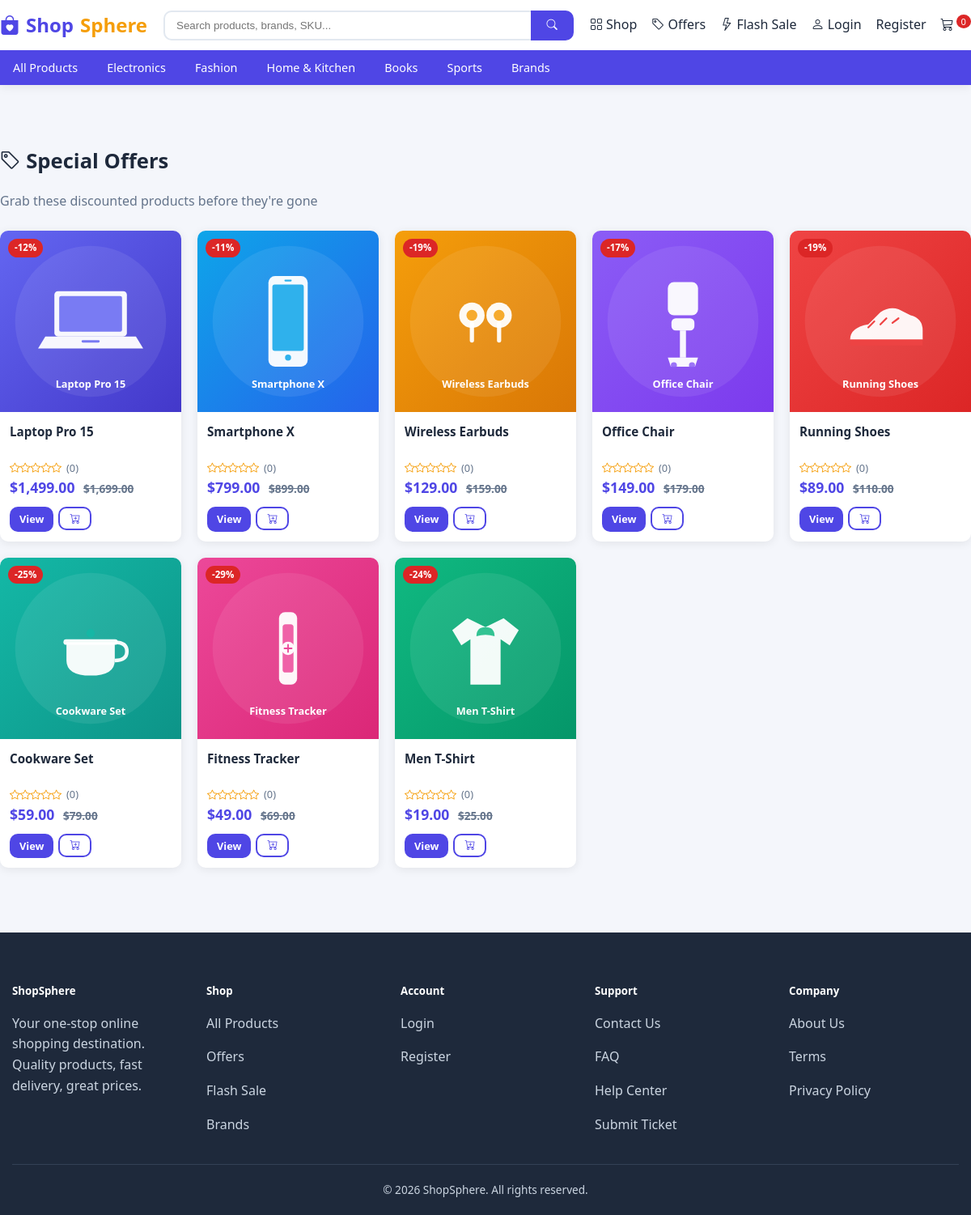
Screenshot of /offers with the database file from the repository.
### app/models/catalog.py (models this page shows, shortened)
class Category(db.Model):
    __tablename__ = 'categories'
    id = db.Column(db.Integer, primary_key=True)
    name = db.Column(db.String(120), nullable=False, index=True)
    slug = db.Column(db.String(140), unique=True, nullable=False, index=True)
    image = db.Column(db.String(255))
    description = db.Column(db.Text)
    parent_id = db.Column(db.Integer, db.ForeignKey('categories.id', ondelete='SET NULL'))
    status = db.Column(db.String(20), default='active', index=True)  # active | inactive
    display_order = db.Column(db.Integer, default=0)
    created_at = db.Column(db.DateTime, default=datetime.utcnow)
    parent = db.relationship('Category', remote_side=[id], backref='subcategories')
    products = db.relationship('Product', backref='category', lazy='dynamic',
                               foreign_keys='Product.category_id')

class Product(db.Model):
    __tablename__ = 'products'
    id = db.Column(db.Integer, primary_key=True)
    name = db.Column(db.String(255), nullable=False, index=True)
    slug = db.Column(db.String(280), unique=True, nullable=False, index=True)
    sku = db.Column(db.String(80), unique=True, nullable=False, index=True)
    category_id = db.Column(db.Integer, db.ForeignKey('categories.id', ondelete='SET NULL'))
    subcategory_id = db.Column(db.Integer, db.ForeignKey('categories.id', ondelete='SET NULL'))
    brand_id = db.Column(db.Integer, db.ForeignKey('brands.id', ondelete='SET NULL'))
    main_image = db.Column(db.String(255))
    video_url = db.Column(db.String(255))
    short_description = db.Column(db.Text)
    description = db.Column(db.Text)
    price = db.Column(db.Numeric(12, 2), nullable=False, index=True)
    old_price = db.Column(db.Numeric(12, 2))
    cost_price = db.Column(db.Numeric(12, 2))  # for profit estimates
    stock_quantity = db.Column(db.Integer, default=0, index=True)
    min_stock_level = db.Column(db.Integer, default=5)
    sold_count = db.Column(db.Integer, default=0, index=True)
    colors = db.Column(db.String(255))  # comma separated
    sizes = db.Column(db.String(255))   # comma separated
    warranty_info = db.Column(db.Text)
    return_policy = db.Column(db.Text)
    shipping_info = db.Column(db.Text)
    condition = db.Column(db.String(30), default='new')  # new | used | refurbished
    is_featured = db.Column(db.Boolean, default=False)
    is_bestseller = db.Column(db.Boolean, default=False)
    is_new_arrival = db.Column(db.Boolean, default=False)
    is_flash_sale = db.Column(db.Boolean, default=False)
    is_recommended = db.Column(db.Boolean, default=False)
    status = db.Column(db.String(20), default='active', index=True)  # active | inactive
    views = db.Column(db.Integer, default=0)
    created_at = db.Column(db.DateTime, default=datetime.utcnow)
    updated_at = db.Column(db.DateTime, default=datetime.utcnow, onupdate=datetime.utcnow)
    images = db.relationship('ProductImage', backref='product', lazy='selectin',
                             cascade='all, delete-orphan', order_by='ProductImage.display_order')
    variants = db.relationship('ProductVariant', backref='product', lazy='selectin',
                               cascade='all, delete-orphan')
    specifications = db.relationship('ProductSpecification', backref='product', lazy='selectin',
                                     cascade='all, delete-orphan')
    features = db.relationship('ProductFeature', backref='product', lazy='selectin',
                               cascade='all, delete-orphan')
    reviews = db.relationship('Review', backref='product', lazy='dynamic',
                              foreign_keys='Review.product_id')
    order_items = db.relationship('OrderItem', backref='product', lazy='dynamic')
    @property
    def discount_percent(self):
        if self.old_price and self.old_price > self.price:
            try:
                old = float(self.old_price)
                price = float(self.price)
                if old > 0:
                    return int(round((old - price) / old * 100))
            except (TypeError, ValueError):
                pass
        return 0
    @property
    def in_stock(self):
        return (self.stock_quantity or 0) > 0
    @property
    def rating_avg(self):
        from sqlalchemy import func
        from app.models.commerce import Review
        return db.session.query(func.coalesce(func.avg(Review.rating), 0.0)) \
            .filter(Review.product_id == self.id, Review.status == 'approved').scalar() or 0.0
    @property
    def rating_count(self):
        from app.models.commerce import Review
        return Review.query.filter_by(product_id=self.id, status='approved').count()

### app/routes/main.py (the view)
@main_bp.route('/offers')
def offers():
    active = Product.query.filter_by(status='active')
    discounted = active.filter(Product.old_price > Product.price) \
        .order_by(desc(Product.old_price - Product.price)).all()
    return render_template('customer/offers.html', products=discounted)

### app/templates/customer/offers.html (shortened to what this page needs)
{% extends "customer/base.html" %}
{% from "customer/macros.html" import product_card %}
{% block content %}
<div class="container-wide section">
  <h2 class="section-title"><i class="bi bi-tag text-danger"></i> Special Offers</h2>
  <p class="section-sub">Grab these discounted products before they're gone</p>
  {% if products %}
  <div class="product-grid">
    {% for p in products %}{{ product_card(p) }}{% endfor %}
  </div>
  {% else %}
    <div class="alert alert-info">No offers available right now. Check back soon!</div>
  {% endif %}
</div>
{% endblock %}

### app/templates/customer/base.html (shortened to what this page needs)
<!DOCTYPE html>
<html lang="en">
<head>
  <link rel="stylesheet" href="{{ url_for('static', filename='css/style.css') }}">
  <link rel="stylesheet" href="https://cdn.jsdelivr.net/npm/bootstrap-icons@1.11.1/font/bootstrap-icons.css">
</head>
<body>
  <nav class="navbar">
    <div class="container-wide nav-inner">
      <a href="{{ url_for('main.home') }}" class="brand-logo"><i class="bi bi-bag-heart-fill"></i> Shop<span>Sphere</span></a>
      <form class="search-bar" action="{{ url_for('products.search') }}" method="get">
        <input type="text" name="q" placeholder="Search products, brands, SKU..." value="{{ search_query }}">
        <button type="submit"><i class="bi bi-search"></i></button>
      </form>
      <div class="nav-links">
        <a href="{{ url_for('products.browse') }}"><i class="bi bi-grid"></i> Shop</a>
        <a href="{{ url_for('main.offers') }}"><i class="bi bi-tag"></i> Offers</a>
        <a href="{{ url_for('main.flash_sale') }}"><i class="bi bi-lightning"></i> Flash Sale</a>
        {% if current_user.is_authenticated %}
          {% if current_user.is_staff %}
            <a href="{{ url_for('admin.dashboard') }}"><i class="bi bi-speedometer2"></i> Admin</a>
          {% else %}
            <a href="{{ url_for('customer.dashboard') }}"><i class="bi bi-person-circle"></i> Account</a>
            <a href="{{ url_for('customer.wishlist') }}"><i class="bi bi-heart"></i></a>
          {% endif %}
          <a href="{{ url_for('cart.view_cart') }}"><i class="bi bi-cart3"></i><span class="cart-badge">{{ cart_count() }}</span></a>
          <a href="{{ url_for('auth.logout') }}"><i class="bi bi-box-arrow-right"></i></a>
        {% else %}
          <a href="{{ url_for('auth.login') }}"><i class="bi bi-person"></i> Login</a>
          <a href="{{ url_for('auth.register') }}">Register</a>
          <a href="{{ url_for('cart.view_cart') }}"><i class="bi bi-cart3"></i><span class="cart-badge">{{ cart_count() }}</span></a>
        {% endif %}
      </div>
    </div>
    <div class="cat-nav">
      <div class="container-wide cat-inner">
        <a href="{{ url_for('products.browse') }}">All Products</a>
        {% for c in categories %}
          <a href="{{ url_for('products.category', slug=c.slug) }}">{{ c.name }}</a>
        {% endfor %}
        <a href="{{ url_for('main.brands') }}">Brands</a>
      </div>
    </div>
  </nav>
  <main>
    {% block content %}{% endblock %}
  </main>
  <footer class="footer">
    <div class="container-wide">
      <div class="footer-grid">
        <div>
          <h5>ShopSphere</h5>
          <p>Your one-stop online shopping destination. Quality products, fast delivery, great prices.</p>
        </div>
        <div>
          <h5>Shop</h5>
          <p><a href="{{ url_for('products.browse') }}">All Products</a></p>
          <p><a href="{{ url_for('main.offers') }}">Offers</a></p>
          <p><a href="{{ url_for('main.flash_sale') }}">Flash Sale</a></p>
          <p><a href="{{ url_for('main.brands') }}">Brands</a></p>
        </div>
        <div>
          <h5>Account</h5>
          {% if current_user.is_authenticated %}
            <p><a href="{{ url_for('customer.dashboard') }}">My Account</a></p>
            <p><a href="{{ url_for('customer.my_orders') }}">My Orders</a></p>
            <p><a href="{{ url_for('customer.wishlist') }}">Wishlist</a></p>
          {% else %}
            <p><a href="{{ url_for('auth.login') }}">Login</a></p>
            <p><a href="{{ url_for('auth.register') }}">Register</a></p>
          {% endif %}
        </div>
        <div>
          <h5>Support</h5>
          <p><a href="{{ url_for('main.contact') }}">Contact Us</a></p>
          <p><a href="{{ url_for('main.faq') }}">FAQ</a></p>
          <p><a href="{{ url_for('support.help_center') }}">Help Center</a></p>
          <p><a href="{{ url_for('support.new_ticket') }}">Submit Ticket</a></p>
        </div>
        <div>
          <h5>Company</h5>
          <p><a href="{{ url_for('main.page', slug='about') }}">About Us</a></p>
          <p><a href="{{ url_for('main.page', slug='terms') }}">Terms</a></p>
          <p><a href="{{ url_for('main.page', slug='privacy') }}">Privacy Policy</a></p>
        </div>
      </div>
      <div class="footer-bottom">
        &copy; {{ now.year if now else 2024 }} ShopSphere. All rights reserved.
      </div>
    </div>
  </footer>
</body>
</html>

### app/templates/customer/macros.html (shortened to what this page needs)
{% macro product_card(p) %}
<div class="product-card">
  <div class="product-thumb">
    <a href="{{ url_for('products.detail', slug=p.slug) }}">
      <img src="{{ product_image_url(p.main_image) }}" alt="{{ p.name }}" loading="lazy">
    </a>
    {% if p.discount_percent > 0 %}
      <span class="product-badge">-{{ p.discount_percent }}%</span>
    {% elif p.is_featured %}
      <span class="product-badge featured">Featured</span>
    {% endif %}
  </div>
  <div class="product-body">
    <h3 class="product-name">
      <a href="{{ url_for('products.detail', slug=p.slug) }}">{{ p.name }}</a>
    </h3>
    <div class="product-meta">
      <span class="stars">{% for i in range(5) %}<i class="bi bi-star{{ '-fill' if i < avg_rating(p) else '' }}"></i>{% endfor %}</span>
      <span>({{ review_count(p) }})</span>
    </div>
    <div class="product-price">
      {{ money(p.price) }}
      {% if p.old_price and p.old_price > p.price %}
        <span class="product-old">{{ money(p.old_price) }}</span>
      {% endif %}
    </div>
    <div class="product-actions">
      <a href="{{ url_for('products.detail', slug=p.slug) }}" class="btn btn-primary btn-sm">View</a>
      {% if p.in_stock %}
        <form action="{{ url_for('cart.add') }}" method="post" style="display:inline">
          <button class="btn btn-outline btn-sm" type="submit"><i class="bi bi-cart-plus"></i></button>
        </form>
      {% else %}
        <span class="badge bg-danger">Out of Stock</span>
      {% endif %}
    </div>
  </div>
</div>
{% endmacro %}

### rows the page displays
Category: name "Electronics"
Category: name "Fashion"
Category: name "Home & Kitchen"
Category: name "Books"
Category: name "Sports"
Product: main_image (picture), discount_percent "12", name "Laptop Pro 15", review_count "0", price "$1,499.00", old_price "$1,699.00"
Product: main_image (picture), discount_percent "11", name "Smartphone X", review_count "0", price "$799.00", old_price "$899.00"
Product: main_image (picture), discount_percent "19", name "Wireless Earbuds", review_count "0", price "$129.00", old_price "$159.00"
Product: main_image (picture), discount_percent "17", name "Office Chair", review_count "0", price "$149.00", old_price "$179.00"
Product: main_image (picture), discount_percent "19", name "Running Shoes", review_count "0", price "$89.00", old_price "$110.00"
Product: main_image (picture), discount_percent "25", name "Cookware Set", review_count "0", price "$59.00", old_price "$79.00"
Product: main_image (picture), discount_percent "29", name "Fitness Tracker", review_count "0", price "$49.00", old_price "$69.00"
Product: main_image (picture), discount_percent "24", name "Men T-Shirt", review_count "0", price "$19.00", old_price "$25.00"

### other values shown
{{ cart_count() }} "0"
